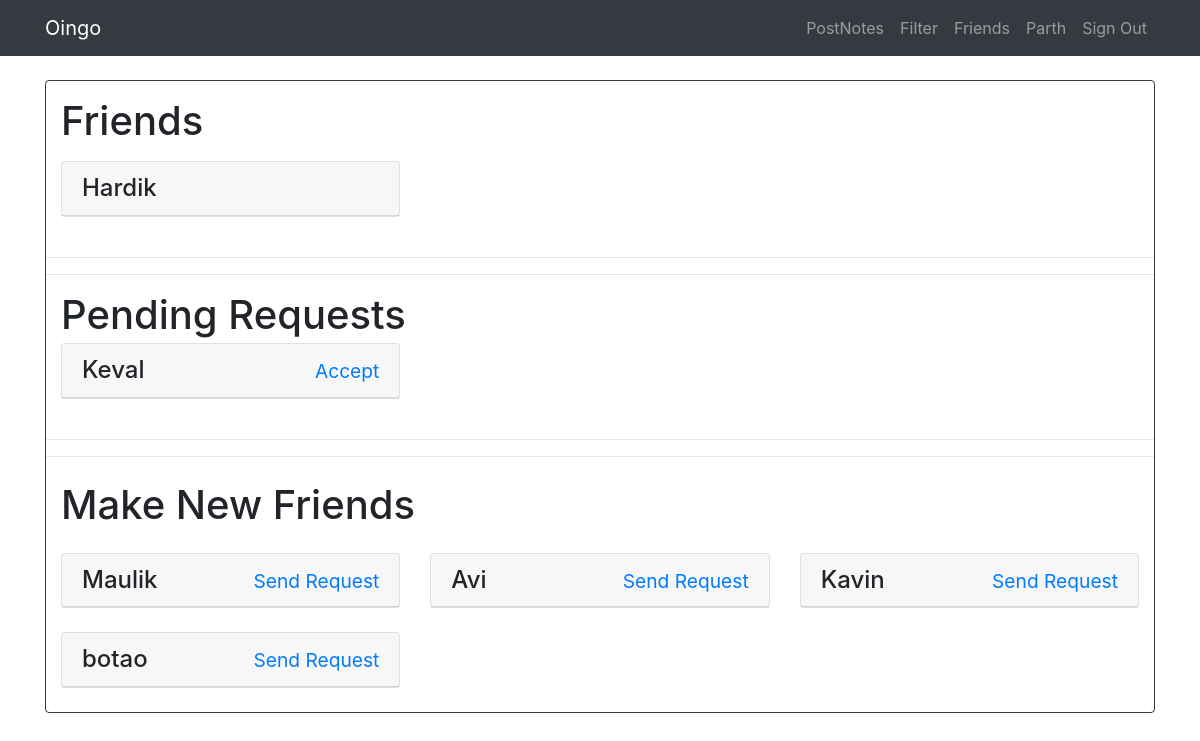
Screenshot of /friend.php (signed in) with the database file from the repository.
### tables this page shows
CREATE TABLE `users` (
  `id` int(11) UNSIGNED NOT NULL,
  `name` varchar(191) NOT NULL,
  `email` varchar(191) NOT NULL,
  `password` varchar(191) NOT NULL,
  `state_id` int(11) NOT NULL DEFAULT '1',
  `created_at` timestamp NOT NULL DEFAULT CURRENT_TIMESTAMP,
  `updated_at` timestamp NOT NULL DEFAULT CURRENT_TIMESTAMP ON UPDATE CURRENT_TIMESTAMP
);

### friend.php (the view, shortened to what this page needs)
<?php
include('connect.php');
include('head.php');
if(isset($_SESSION['signed_in'])){
echo '<br><div class="container"><div class="border border-dark rounded"><div class="container">
<h1 class="my-3">Friends</h1>
 ';
  $sql = "SELECT id, name from users where id in
    (select f1.uid2 from friend f1 inner join friend f2 on f1.uid1 = f2.uid2 and f1.uid2 = f2.uid1 and f1.uid1 = '" .($_SESSION['user_id']) ."')";
if($friend = mysqli_query($con, $sql))
{
  if(($i=mysqli_num_rows($friend))==0){
    echo 'There are no friends';
  }
  else{
    echo '<div class="row">';
  while ($row=mysqli_fetch_row($friend)) {?>
    <div class="col-lg-4 mb-4">
          <div class="card h-100">
            <h4 class="card-header">
            <?php
    echo $row[1];
    echo '</a></h4></div></div>';
  }
  echo '</div></div>
  <hr class="hr-danger"><hr class="hr-danger">';
  }
}
echo '<div class="container">
<h1 class="my-1">Pending Requests</h1>
';
$sql = "select id, name from users where id in ( select f.uid1 from friend f where f.uid2 = '".($_SESSION['user_id'])."'
AND f.uid1 NOT IN( select f1.uid2 from friend f1 inner join friend f2 on f1.uid1 = f2.uid2 and f1.uid2 = f2.uid1 AND f1.uid1='".($_SESSION['user_id'])."'))";
if($friend = mysqli_query($con, $sql))
{
  if(($i=mysqli_num_rows($friend))==0){
    echo 'There are no pending request';
  }
  else{
    echo '<div class="row">';
  while ($row=mysqli_fetch_row($friend)) {?>
    <div class="col-lg-4 mb-4">
          <div class="card h-100">
            <h4 class="card-header">
    <?= $row[1] ?>
    <span class="text-muted" style="float:right;"><a href="friend.php?accept=<?= $row[0] ?>">
    <?php
    echo '<small>Accept</small></a></span></h4></div></div>';
  }
  echo '</div></div>  <hr class="hr-danger"><hr class="hr-danger">' ;
  }
}
echo '<div class="container">
 <h1 class="my-4">Make New Friends</h1>';
$sql = "SELECT id, name from users where id not in (SELECT id from users where id in (select f1.uid2 from friend f1 inner join friend f2 on f1.uid1 = f2.uid2 and f1.uid2 = f2.uid1 and f1.uid1 = '".($_SESSION['user_id'])."'))
and id not in (select id from users where id in ( select f.uid2 from friend f where f.uid1 = '".($_SESSION['user_id'])."' AND f.uid2 NOT IN( select f1.uid2 from friend f1 inner join friend f2 on f1.uid1 = f2.uid2 and f1.uid2 = f2.uid1 AND f1.uid1='".($_SESSION['user_id'])."')))
and id not in (select id from users where id in ( select f.uid1 from friend f where f.uid2 = '".($_SESSION['user_id'])."'
AND f.uid1 NOT IN( select f1.uid2 from friend f1 inner join friend f2 on f1.uid1 = f2.uid2 and f1.uid2 = f2.uid1 AND f1.uid1=2))) and id <> '".($_SESSION['user_id'])."'";
if($friend = mysqli_query($con, $sql))
{
  if(($i=mysqli_num_rows($friend))==0){
    echo 'There are no new users to send the request.';
  }
  else{
    echo '<div class="row">';
  while ($row=mysqli_fetch_row($friend)) {?>
    <div class="col-lg-4 mb-4">
          <div class="card h-100">
            <h4 class="card-header">
            <?= $row[1] ?>
    <span class="text-muted" style="float:right;"><a href="friend.php?id=<?= $row[0] ?>">
    <?php
    echo '<small>Send Request</small></a></span></h4></div></div>';
  }
  echo '</div>';
  }
}
     echo '</div></div>';
}

### css/modern-business.css (style rules this page uses)
body { padding-top: 54px; }
@media (min-width: 992px) { body { padding-top: 56px; } }

### head.php (style rules this page uses)
html { height: 100% }
body { height: 100%; margin: 0; padding: 0 }

### rows the page displays
users: name "Hardik"
users: name "Keval"
users: name "Maulik"
users: name "Avi"
users: name "Kavin"
users: name "botao"

### other values shown
$_SESSION['user_name'] "Parth"
